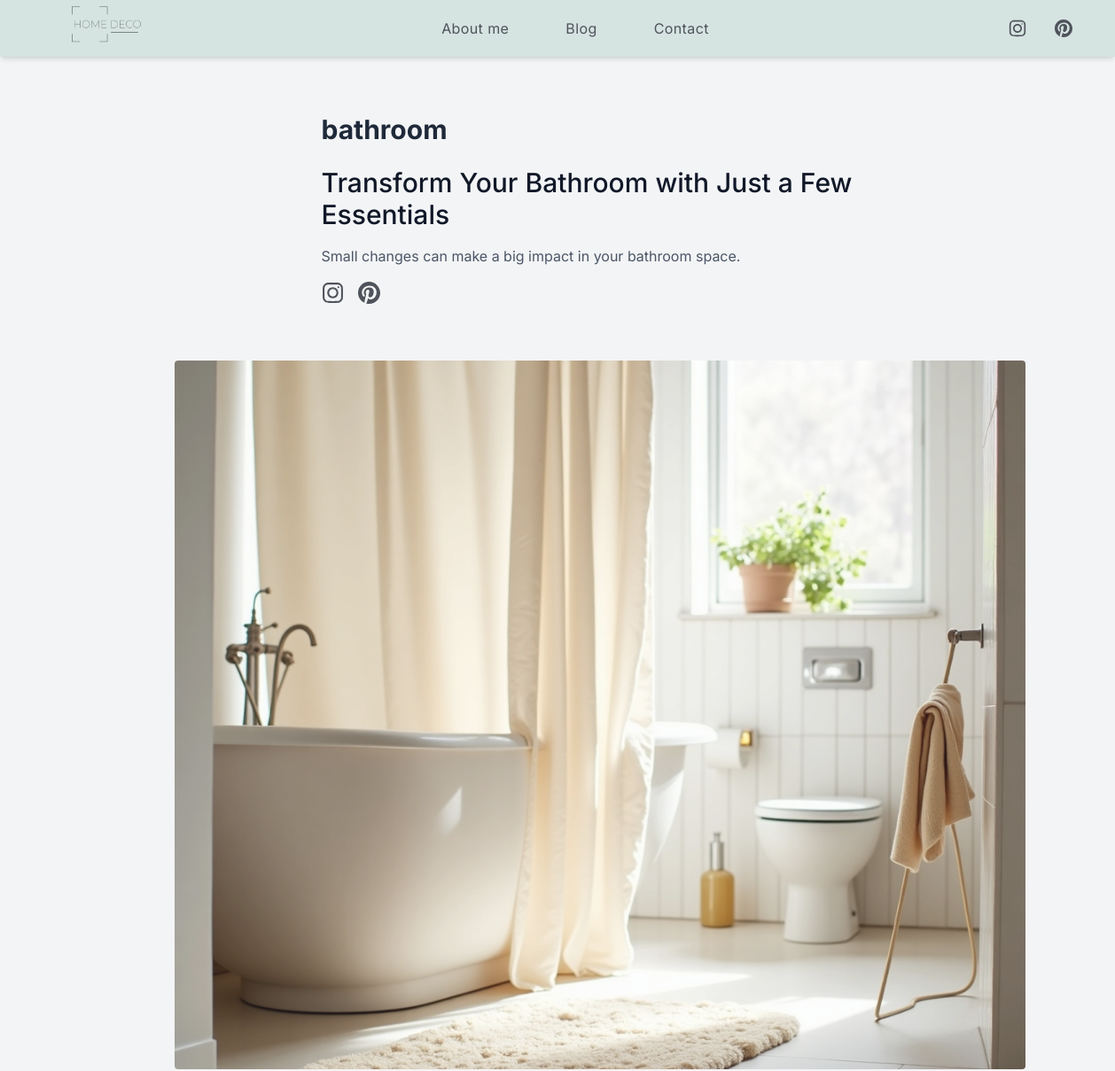
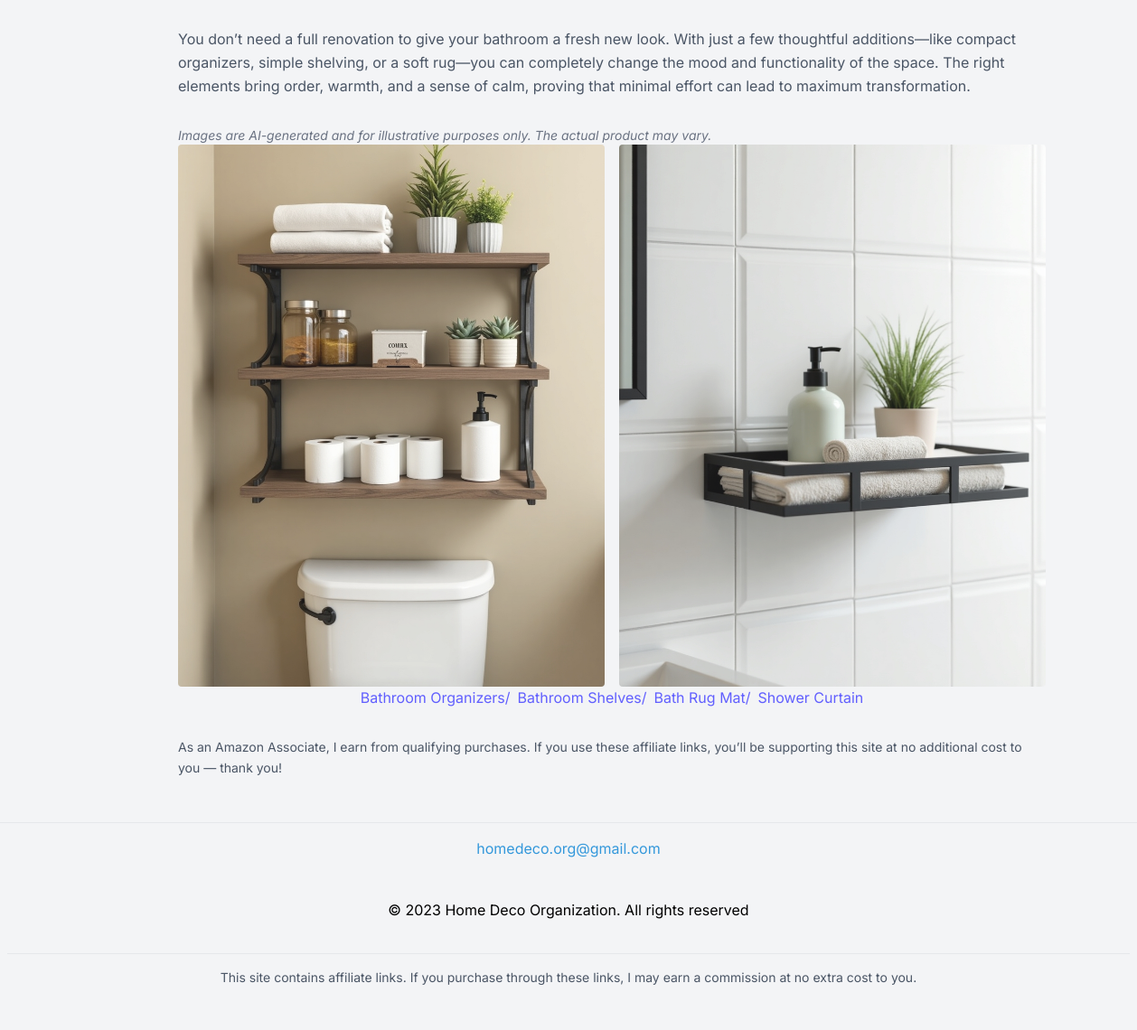
/post/11, run on the app's committed database (2 pictures, top to bottom).
### models.py (models this page shows)
class Post(db.Model):
    id = db.Column(db.Integer, primary_key=True)
    title = db.Column(db.String(100), nullable=False)
    description = db.Column(db.Text, nullable=False)
    slug = db.Column(db.String(50), nullable=False)
    image1 = db.Column(db.String(200))
    alttitle1 = db.Column(db.String(100))
    image2 = db.Column(db.String(200))
    alttitle2 = db.Column(db.String(100))
    image3 = db.Column(db.String(200))
    alttitle3 = db.Column(db.String(100))
    link1 = db.Column(db.String(200))
    label1 = db.Column(db.String(100), nullable=False)
    link2 = db.Column(db.String(200))
    label2 = db.Column(db.String(100), nullable=False)
    link3 = db.Column(db.String(200))
    label3 = db.Column(db.String(100), nullable=False)
    link4 = db.Column(db.String(200))
    label4 = db.Column(db.String(100), nullable=False)
    frase1 = db.Column(db.String(200), nullable=False)
    frase2 = db.Column(db.String(200), nullable=True)

### app.py (the view)
@app.route('/post/<int:id>', methods=['GET'])
def view_post(id):
        try:
            post = Post.query.get_or_404(id)
            return render_template('post.html', post=post)
        except Exception as e:
            print(f"Error retrieving post: {e}")
            return render_template('error.html', message="Post not found")

### templates/post.html
{% extends "layout.html" %}
{% block content %}
<section class="text-gray-600 md:ml-12 flex flex-col items-center justify-center w-screen">
  <div class="pt-32 px-8 md:px-0 w-full md:w-2/3 lg:w-1/2">
    <div class="flex flex-col justify-start text-left mb-16 ">
      <h3 class="text-3xl font-bold mb-6 text-gray-800">{{ post.slug }}</h3>
      <h1 class="sm:text-3xl text-2xl font-medium title-font mb-4 text-gray-900 text-left">{{ post.title}}</h1>
      <p class="leading-relaxed text-base text-left">{{ post.frase1 }}</p>
      <ul class="flex flex-row mt-4">
        <li class="pr-4 cursor-pointer"><a href="https://www.instagram.com/homedecoorganization/"
     target="_blank" rel="noopener noreferrer"><img src="{{ url_for('static', filename='images/IG.svg') }}" alt="Share with Instagram" width=25px ></a></li>
        <li class="pr-4 cursor-pointer"><a id="share-pinterest" href="https://www.pinterest.com/homedecoorganization/"
     target="_blank" rel="noopener noreferrer"><img src="{{ url_for('static', filename='images/pinterest.svg') }}" alt="Share with Pinterest" width=25px ></a></li>
        </ul>
    </div>
  </div>
  <div class="px-8 py-0 flex flex-wrap md:flex-nowrap md:items-start md:justify-start md:flex-col max-w-screen-lg">
    <div class="w-full">
      <div class="flex flex-wrap w-full bg-gray-100 py-32 px-10 relative mb-4 h-[500px] md:h-[800px] rounded">
        <img alt="{{ post.alttitle1 }}" class="w-full object-cover h-full object-center block opacity-90 absolute inset-0 rounded" src="{{ post.image1 }}">
      </div>
     <p class="py-4 leading-relaxed text-base text-left mb-4">{{ post.description }}</p>
      <p class="text-sm text-gray-500 mt-4 italic">
  Images are AI-generated and for illustrative purposes only. The actual product may vary.
</p>
      <div class="flex flex-wrap -mx-2 gap-4 md:gap-0">
        <div class="px-2 w-full md:w-1/2">
          <div class="flex flex-wrap w-full bg-gray-100 sm:py-24 py-16 sm:px-10 px-6 relative h-[500px] md:h-[600px] rounded">
            <img alt="{{ post.alttitle2 }}" class="w-full object-cover h-full object-center block opacity-90 absolute inset-0 rounded" src="{{ post.image2 }}">
          </div>
        </div>
        <div class="px-2 w-full md:w-1/2">
          <div class="flex flex-wrap w-full bg-gray-100 sm:py-24 py-16 sm:px-10 px-6 relative h-[500px] md:h-[600px] rounded">
            <img alt="{{ post.alttitle3 }}" class="w-full object-cover h-full object-center block opacity-90 absolute inset-0 rounded" src="{{ post.image3 }}">
          </div>
        </div>
        <div class="flex items-center flex-row justify-center gap-2 cursor-pointer w-full">
          <a href="{{ post.link1 }}" target="_blank" class="text-indigo-500 hover:underline">{{ post.label1 }}/</a>
          <a href="{{ post.link2 }}" target="_blank" class="text-indigo-500 hover:underline">{{ post.label2 }}/</a>
          <a href="{{ post.link3 }}" target="_blank" class="text-indigo-500 hover:underline">{{ post.label3 }}/</a>
          <a href="{{ post.link4 }}" target="_blank" class="text-indigo-500 hover:underline">{{ post.label4 }}</a>
        </div>
      </div>
    <p class="pb-8 leading-relaxed py-8 text-sm text-left">{{ post.frase2}}</p>
    </div>
  </div>
</section>
{% endblock %}

### static/css/main.css (style rules this page uses)
* { font-family: "inter", sans-serif; }

### data on the page
Post: slug "bathroom", title "Transform Your Bathroom with Just a Few Essentials", frase1 "Small changes can make a big impact in your bathroom space.", alttitle1 (picture), description "You don’t need a full renovation to give your bathroom a fresh new look. With just a few thoughtful additions—like compact organizers, simple shelving, or a soft rug—you can completely change the mood and functionality of the space. The right elements bring order, warmth, and a sense of calm, proving that minimal effort can lead to maximum transformation.", alttitle2 (picture), alttitle3 (picture), label1 "Bathroom Organizers", label2 "Bathroom Shelves", label3 "Bath Rug Mat", label4 "Shower Curtain", frase2 "As an Amazon Associate, I earn from qualifying purchases. If you use these affiliate links, you’ll be supporting this site at no additional cost to you — thank you!"
